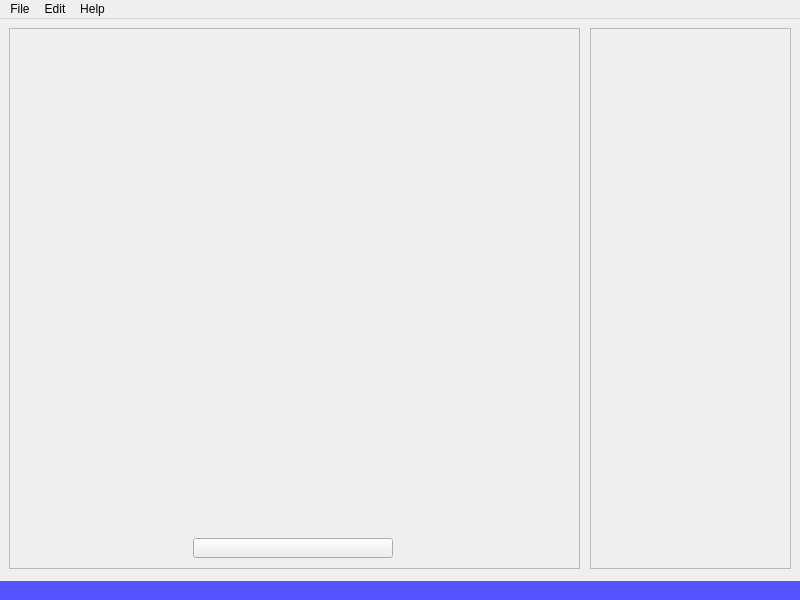
<?xml version="1.0" encoding="UTF-8"?>
<ui version="4.0">
 <class>MainWindow</class>
 <widget class="QMainWindow" name="MainWindow">
  <property name="geometry">
   <rect>
    <x>0</x>
    <y>0</y>
    <width>800</width>
    <height>600</height>
   </rect>
  </property>
  <property name="minimumSize">
   <size>
    <width>800</width>
    <height>600</height>
   </size>
  </property>
  <property name="maximumSize">
   <size>
    <width>800</width>
    <height>600</height>
   </size>
  </property>
  <property name="windowTitle">
   <string>picCoder</string>
  </property>
  <property name="windowIcon">
   <iconset>
    <normaloff>resources/about.png</normaloff>resources/about.png</iconset>
  </property>
  <widget class="QWidget" name="centralwidget">
   <widget class="QFrame" name="picDataFrame">
    <property name="geometry">
     <rect>
      <x>590</x>
      <y>9</y>
      <width>201</width>
      <height>541</height>
     </rect>
    </property>
    <property name="frameShape">
     <enum>QFrame::StyledPanel</enum>
    </property>
    <property name="frameShadow">
     <enum>QFrame::Raised</enum>
    </property>
   </widget>
   <widget class="QFrame" name="picImageFrame">
    <property name="geometry">
     <rect>
      <x>9</x>
      <y>9</y>
      <width>571</width>
      <height>541</height>
     </rect>
    </property>
    <property name="frameShape">
     <enum>QFrame::StyledPanel</enum>
    </property>
    <property name="frameShadow">
     <enum>QFrame::Raised</enum>
    </property>
    <widget class="QWidget" name="verticalLayoutWidget">
     <property name="geometry">
      <rect>
       <x>9</x>
       <y>9</y>
       <width>551</width>
       <height>521</height>
      </rect>
     </property>
     <layout class="QVBoxLayout" name="picLayout">
      <item>
       <widget class="QLabel" name="picImageLbl">
        <property name="maximumSize">
         <size>
          <width>16777215</width>
          <height>16777215</height>
         </size>
        </property>
        <property name="text">
         <string/>
        </property>
        <property name="scaledContents">
         <bool>false</bool>
        </property>
        <property name="alignment">
         <set>Qt::AlignCenter</set>
        </property>
       </widget>
      </item>
      <item>
       <widget class="QLabel" name="picDetailsLbl">
        <property name="minimumSize">
         <size>
          <width>0</width>
          <height>50</height>
         </size>
        </property>
        <property name="maximumSize">
         <size>
          <width>16777215</width>
          <height>50</height>
         </size>
        </property>
        <property name="text">
         <string/>
        </property>
        <property name="alignment">
         <set>Qt::AlignCenter</set>
        </property>
       </widget>
      </item>
      <item>
       <layout class="QHBoxLayout" name="controlLayout">
        <item>
         <widget class="QPushButton" name="getFileBtn">
          <property name="enabled">
           <bool>true</bool>
          </property>
          <property name="maximumSize">
           <size>
            <width>200</width>
            <height>20</height>
           </size>
          </property>
          <property name="text">
           <string/>
          </property>
         </widget>
        </item>
       </layout>
      </item>
     </layout>
    </widget>
   </widget>
  </widget>
  <widget class="QMenuBar" name="menubar">
   <property name="geometry">
    <rect>
     <x>0</x>
     <y>0</y>
     <width>800</width>
     <height>22</height>
    </rect>
   </property>
   <widget class="QMenu" name="menuFile">
    <property name="title">
     <string>File</string>
    </property>
    <addaction name="actionOpenFile"/>
    <addaction name="separator"/>
    <addaction name="actionQuit"/>
   </widget>
   <widget class="QMenu" name="menuEdit">
    <property name="title">
     <string>Edit</string>
    </property>
    <addaction name="actionEmbedFile"/>
   </widget>
   <widget class="QMenu" name="menuHelp">
    <property name="title">
     <string>Help</string>
    </property>
    <addaction name="actionAbout"/>
    <addaction name="actionChangeLog"/>
   </widget>
   <addaction name="menuFile"/>
   <addaction name="menuEdit"/>
   <addaction name="menuHelp"/>
  </widget>
  <widget class="QStatusBar" name="statusBar">
   <property name="autoFillBackground">
    <bool>false</bool>
   </property>
   <property name="styleSheet">
    <string notr="true">background-color: rgb(85, 85, 255);
color: rgb(255, 255, 255);</string>
   </property>
   <property name="sizeGripEnabled">
    <bool>false</bool>
   </property>
  </widget>
  <action name="actionQuit">
   <property name="text">
    <string>Quit</string>
   </property>
  </action>
  <action name="actionAbout">
   <property name="text">
    <string>About</string>
   </property>
  </action>
  <action name="actionChangeLog">
   <property name="text">
    <string>Change Log</string>
   </property>
  </action>
  <action name="actionOpenFolder">
   <property name="text">
    <string>Open Folder</string>
   </property>
  </action>
  <action name="actionOpenFile">
   <property name="text">
    <string>Open File</string>
   </property>
  </action>
  <action name="actionEmbedFile">
   <property name="text">
    <string>Embed File</string>
   </property>
  </action>
 </widget>
 <resources/>
 <connections/>
</ui>
